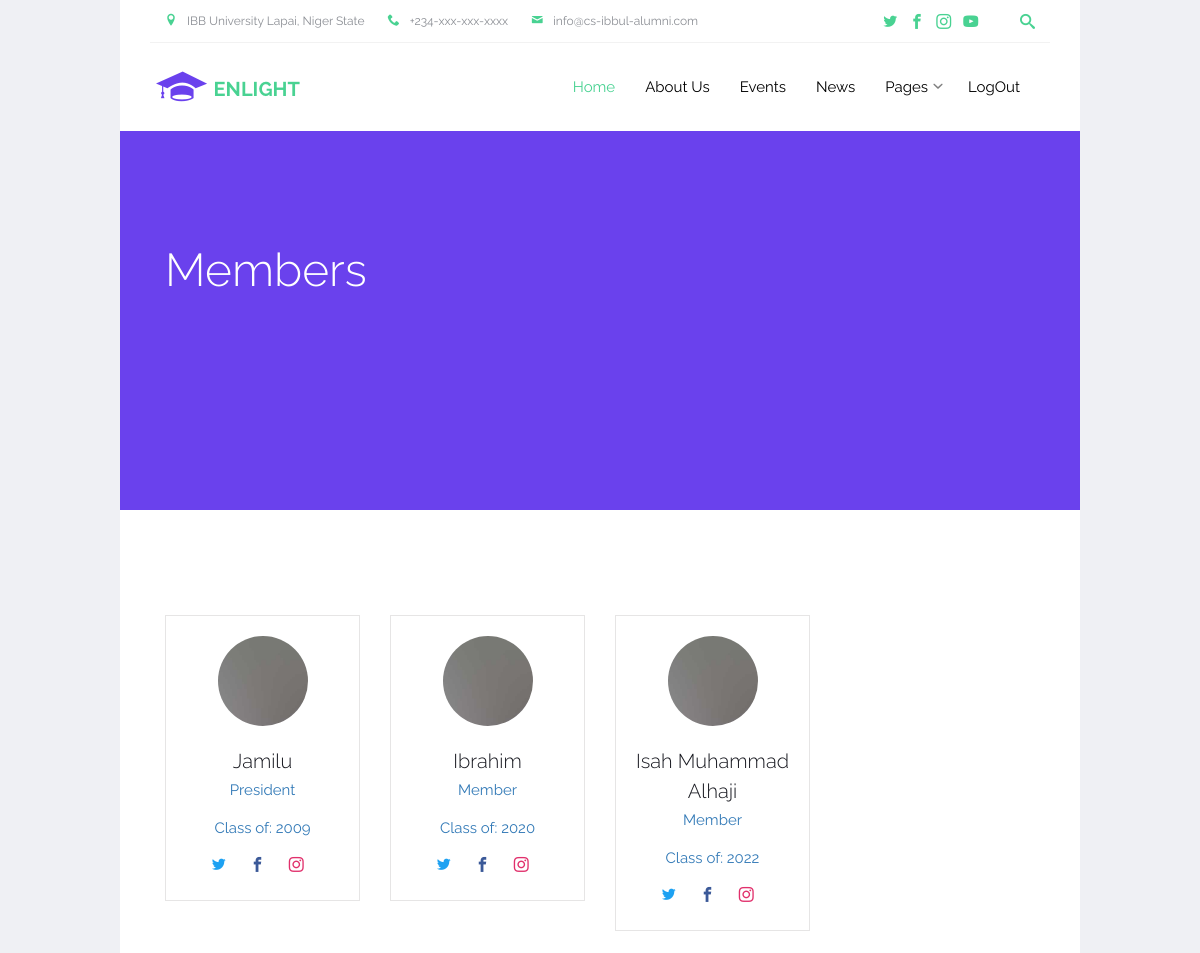
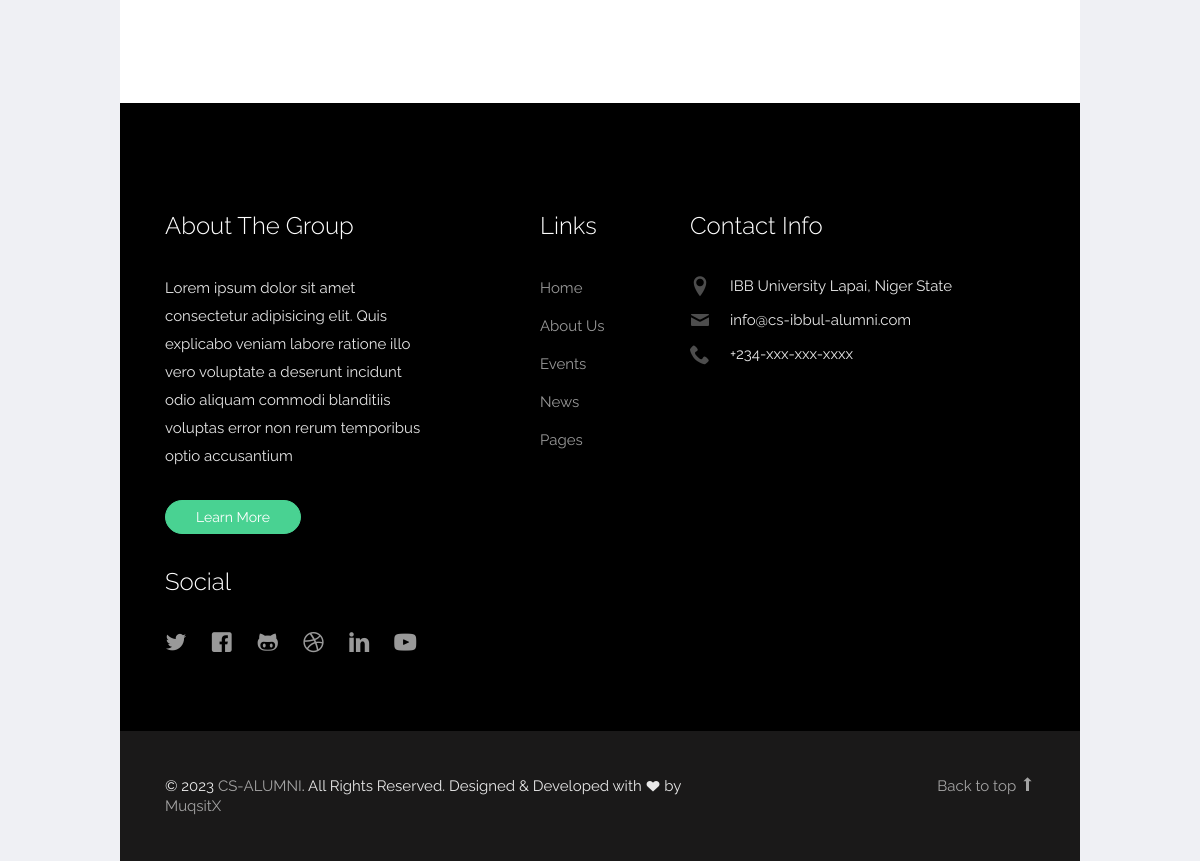
/members.php (signed in), run on the app's committed database (2 pictures, top to bottom).
### tables this page shows
CREATE TABLE `members` (
  `id` int(11) NOT NULL,
  `firstname` varchar(200) NOT NULL,
  `surname` varchar(200) NOT NULL,
  `othername` varchar(200) NOT NULL,
  `matNo` varchar(200) NOT NULL,
  `dob` varchar(100) NOT NULL,
  `grad_yr` varchar(20) NOT NULL,
  `email` varchar(200) NOT NULL,
  `phone` varchar(20) NOT NULL,
  `password` varchar(200) NOT NULL,
  `state_of_origin` varchar(200) NOT NULL,
  `profession` varchar(200) NOT NULL,
  `alumni_office_id` varchar(200) NOT NULL,
  `img` varchar(200) NOT NULL,
  `about_me` text NOT NULL,
  `facebook_url` varchar(200) NOT NULL,
  `twitter_url` varchar(200) NOT NULL,
  `instagram_url` varchar(200) NOT NULL,
  `rating` int(11) NOT NULL DEFAULT 0 COMMENT '0=member, 1=others, 2=treasurer, 3=sec, 4=v.p, 5=president',
  `status` int(11) NOT NULL DEFAULT 0 COMMENT '0=enrolled, 1=activated'
);

CREATE TABLE `about` (
  `about_id` int(11) NOT NULL,
  `about_content1` text NOT NULL,
  `about_content2` text NOT NULL,
  `about_status` int(11) NOT NULL DEFAULT 1
);

### classes/dbh.php (called while the page is built)
<?php
	class Dbh
	{
		public function connect(){
			try {
				 $username = 'root';
				 $password = '';
				$dbh=new PDO('mysql:host=localhost;dbname=cs_alumni_ibbul', $username, $password);
				return $dbh;
			} catch (Exception $e) {
				print 'Error: '.$e->getMessage().'<br>';
				die();
			}
		}
	}
?>

### classes/members.php (called while the page is built, shortened)
<?php
	class Members extends Dbh
	{
		protected function getAllMembersByRating() {
			$sql = 'SELECT * FROM members ORDER BY rating DESC';
			$stmt = $this->connect()->prepare($sql);
			$stmt->execute([]);
			$result = $stmt->fetchAll();
			return $result;
		}
	}

### classes/about.php (called while the page is built, shortened)
<?php
	class About extends Dbh
	{
		protected function getAbout() {
			$sql = 'SELECT * FROM about WHERE about_status = ?';
			$stmt = $this->connect()->prepare($sql);
			$stmt->execute(['1']);
			$result = $stmt->fetchAll();
			return $result;
		}
	}

### classes/membersView.php (the view, shortened to what this page needs)
<?php
	class MembersView extends Members {
		public function showMembersForUser() {
			$results = $this->getAllMembersByRating();
			foreach ($results as $result) {
				$surname = $result['surname'];
				$firstname = $result['firstname'];
				$othername = $result['othername'];
				$alumni_office = $result['alumni_office_id'];
				$img = $result['img'];
				$facebook_url = $result['facebook_url'];
				$twitter_url = $result['twitter_url'];
				$instagram_url = $result['instagram_url'];
				$grad_yr = $result['grad_yr'];
				if ($img == '') {
					$photo = '<img src="img/person_1.jpg" alt="Member Photo" class="img-responsive">';
				}else{
					$photo = '<img src="admin/assets/images/members/'.$img.'" alt="Member Photo" class="img-responsive">';
				}
				echo '<div class="col-md-3 col-sm-6">
			              <div class="probootstrap-teacher text-center probootstrap-animate">
			                <figure class="media">
			                  '.$photo.'
			                </figure>
			                <div class="text">
			                  <h3>'.$surname.' '.$firstname.' '.$othername.'</h3>
			                  <p class="text-primary">'.$alumni_office.'</p>
			                  <p class="text-primary">Class of: '.$grad_yr.'</p>
			                  <ul class="probootstrap-footer-social">
			                    <li class="twitter"><a href="'.$twitter_url.'"><i class="icon-twitter"></i></a></li>
			                    <li class="facebook"><a href="'.$facebook_url.'"><i class="icon-facebook2"></i></a></li>
			                    <li class="instagram"><a href="'.$instagram_url.'"><i class="icon-instagram2"></i></a></li>
			                  </ul>
			                </div>
			              </div>
			            </div>';
			}
		}
	}

### members.php (shortened to what this page needs)
<!DOCTYPE html>
<html lang="en">
  <head>
    <link rel="stylesheet" href="css/styles-merged.css">
    <link rel="stylesheet" href="css/style.min.css">
    <link rel="stylesheet" href="css/custom.css">
  </head>
  <body>
    <?php include 'header.php'; ?>
      <section class="probootstrap-section probootstrap-section-colored">
        <div class="container">
          <div class="row">
            <div class="col-md-12 text-left section-heading probootstrap-animate">
              <h1>Members</h1>
            </div>
          </div>
        </div>
      </section>
      <section class="probootstrap-section">
        <div class="container">
          <div class="row">
            <?php
              $skillObj = new MembersView();
              $skillObj->showMembersForUser();
            ?>
          </div>
        </div>
      </section>
      <?php include 'footer.php'; ?>
    </div>
  </body>
</html>

### header.php (shortened to what this page needs)
<div class="probootstrap-page-wrapper">
  <div class="probootstrap-header-top">
    <div class="container">
      <div class="row">
        <div class="col-lg-9 col-md-9 col-sm-9 probootstrap-top-quick-contact-info">
          <span><i class="icon-location2"></i>IBB University Lapai, Niger State</span>
          <span><i class="icon-phone2"></i>+234-xxx-xxx-xxxx</span>
          <span><i class="icon-mail"></i>info@cs-ibbul-alumni.com</span>
        </div>
        <div class="col-lg-3 col-md-3 col-sm-3 probootstrap-top-social">
          <ul>
            <li><a href="#"><i class="icon-twitter"></i></a></li>
            <li><a href="#"><i class="icon-facebook2"></i></a></li>
            <li><a href="#"><i class="icon-instagram2"></i></a></li>
            <li><a href="#"><i class="icon-youtube"></i></a></li>
            <li><a href="#" class="probootstrap-search-icon js-probootstrap-search"><i class="icon-search"></i></a></li>
          </ul>
        </div>
      </div>
    </div>
  </div>
  <nav class="navbar navbar-default probootstrap-navbar">
    <div class="container">
      <div class="navbar-header">
        <a class="navbar-brand" href="index.php" title="CS ALUMNI IBBUL">CS ALUMNI IBBUL</a>
      </div>
      <div id="navbar-collapse" class="navbar-collapse collapse">
        <ul class="nav navbar-nav navbar-right">
          <li class="active"><a href="index.php">Home</a></li>
          <li><a href="about.php">About Us</a></li>
          <?php
              if (isset($_SESSION['userID'])) {
                echo '<li><a href="events.php">Events</a></li>
                        <li><a href="news.php">News</a></li>
                        <li class="dropdown">
                          <a href="#" data-toggle="dropdown" class="dropdown-toggle">Pages</a>
                          <ul class="dropdown-menu">
                            <li><a href="members.php">Members</a></li>
                            <li><a href="executives.php">Executives</a></li>
                            <li><a href="gallery.php">Gallery</a></li>
                            <li><a href="contact.php">Contact</a></li>
                          </ul>
                        </li>
                        <li class=""><a href="includes/user_logout.php">LogOut</a></li>';
              }else{
                echo '<li><a href="senate_list.php">Register</a></li>
                      <li><a href="login.php">Login</a></li>';
              }
          ?>
        </ul>
      </div>
    </div>
  </nav>

### footer.php (shortened to what this page needs)
<footer class="probootstrap-footer probootstrap-bg">
        <div class="container">
          <div class="row">
            <div class="col-md-4">
              <div class="probootstrap-footer-widget">
                <h3>About The Group</h3>
                <?php
                      $aboutObj = new AboutView();
                      $aboutObj->showUserAbout2();
                  ?>
                <h3>Social</h3>
                <ul class="probootstrap-footer-social">
                  <li><a href="#"><i class="icon-twitter"></i></a></li>
                  <li><a href="#"><i class="icon-facebook"></i></a></li>
                  <li><a href="#"><i class="icon-github"></i></a></li>
                  <li><a href="#"><i class="icon-dribbble"></i></a></li>
                  <li><a href="#"><i class="icon-linkedin"></i></a></li>
                  <li><a href="#"><i class="icon-youtube"></i></a></li>
                </ul>
              </div>
            </div>
            <div class="col-md-3 col-md-push-1">
              <div class="probootstrap-footer-widget">
                <h3>Links</h3>
                <ul>
                   <li class="active"><a href="index.php">Home</a></li>
                    <li><a href="about.php">About Us</a></li>
                    <?php
                        if (isset($_SESSION['userID'])) {
                          echo '<li><a href="events.php">Events</a></li>
                                  <li><a href="news.php">News</a></li>
                                  <li class="dropdown">
                                    <a href="#" data-toggle="dropdown" class="dropdown-toggle">Pages</a>
                                    <ul class="dropdown-menu">
                                      <li><a href="members.php">Members</a></li>
                                      <li><a href="executives.php">Executives</a></li>
                                      <li><a href="gallery.php">Gallery</a></li>
                                      <li><a href="contact.php">Contact</a></li>
                                    </ul>
                                  </li>';
                        }else{
                          echo '<li><a href="senate_list.php">Register</a></li>
                                <li><a href="login.php">Login</a></li>';
                        }
                    ?>
                </ul>
              </div>
            </div>
            <div class="col-md-4">
              <div class="probootstrap-footer-widget">
                <h3>Contact Info</h3>
                <ul class="probootstrap-contact-info">
                  <li><i class="icon-location2"></i> <span>IBB University Lapai, Niger State</span></li>
                  <li><i class="icon-mail"></i><span>info@cs-ibbul-alumni.com</span></li>
                  <li><i class="icon-phone2"></i><span>+234-xxx-xxx-xxxx</span></li>
                </ul>
              </div>
            </div>
          </div>
        </div>
        <div class="probootstrap-copyright">
          <div class="container">
            <div class="row">
              <div class="col-md-8 text-left">
                <p>&copy; 2023 <a href="">CS-ALUMNI</a>. All Rights Reserved. Designed &amp; Developed with <i class="icon icon-heart"></i> by <a href="">MuqsitX</a></p>
              </div>
              <div class="col-md-4 probootstrap-back-to-top">
                <p><a href="#" class="js-backtotop">Back to top <i class="icon-arrow-long-up"></i></a></p>
              </div>
            </div>
          </div>
        </div>
      </footer>

### classes/aboutView.php (shortened to what this page needs)
<?php
	class AboutView extends About {
		public function showUserAbout2() {
			$results = $this->getAbout();
			foreach ($results as $result) {
				$content1 = $result['about_content1'];
				echo 	'<p>'.$content1.'</p>';
				echo 	'<p><a href="about.php" class="btn btn-primary">Learn More</a></p>  ';
			}
		}
	}

### data on the page
members: surname "Jamilu", alumni_office "President", grad_yr "2009"
members: surname "Ibrahim", alumni_office "Member", grad_yr "2020"
members: surname "Isah", firstname "Muhammad", othername "Alhaji", alumni_office "Member", grad_yr "2022"
about: about_content1 "Lorem ipsum dolor sit amet consectetur adipisicing elit. Quis explicabo veniam labore ratione illo vero voluptate a deserunt incidunt odio aliquam commodi blanditiis voluptas error non rerum temporibus optio accusantium"
